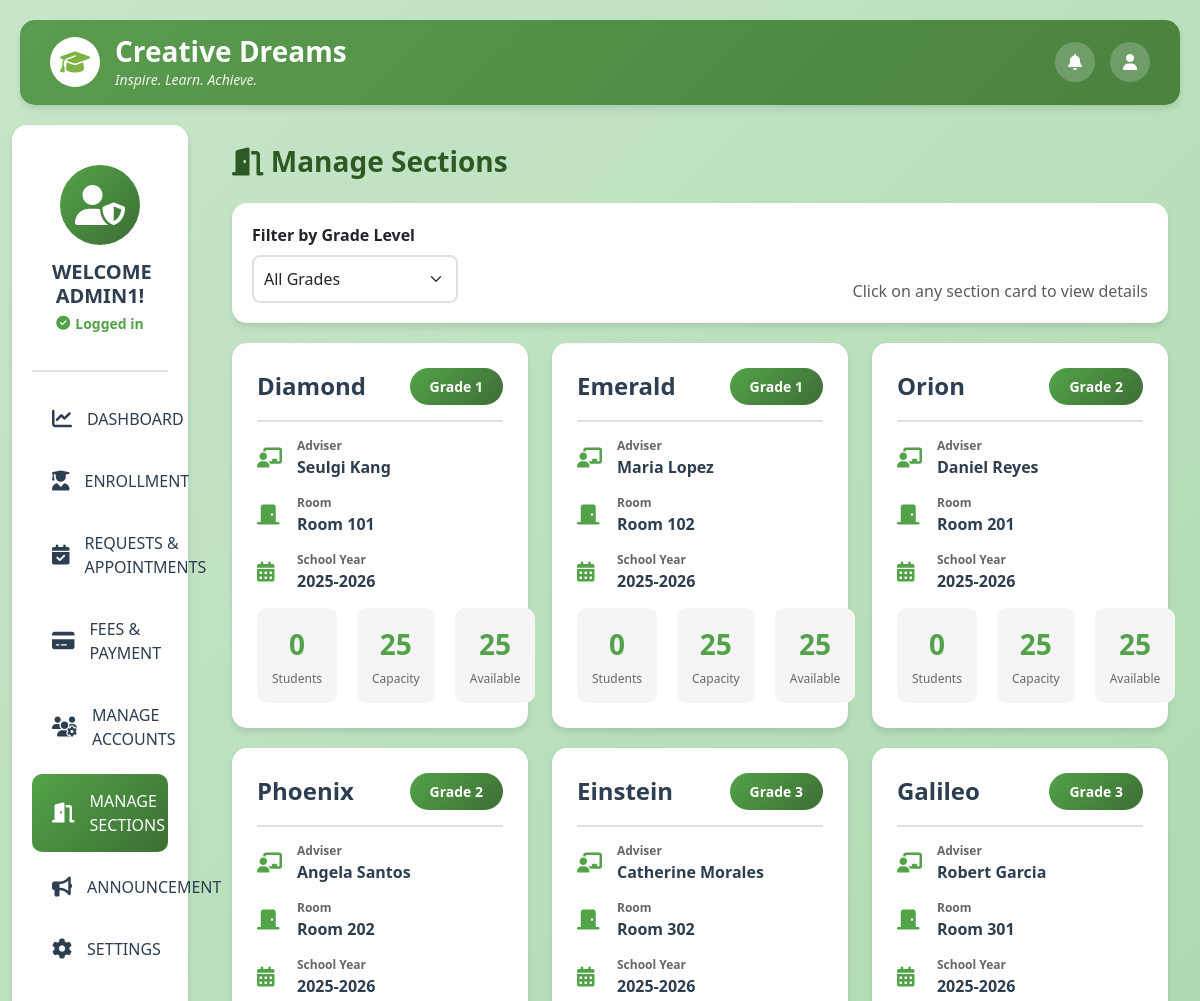
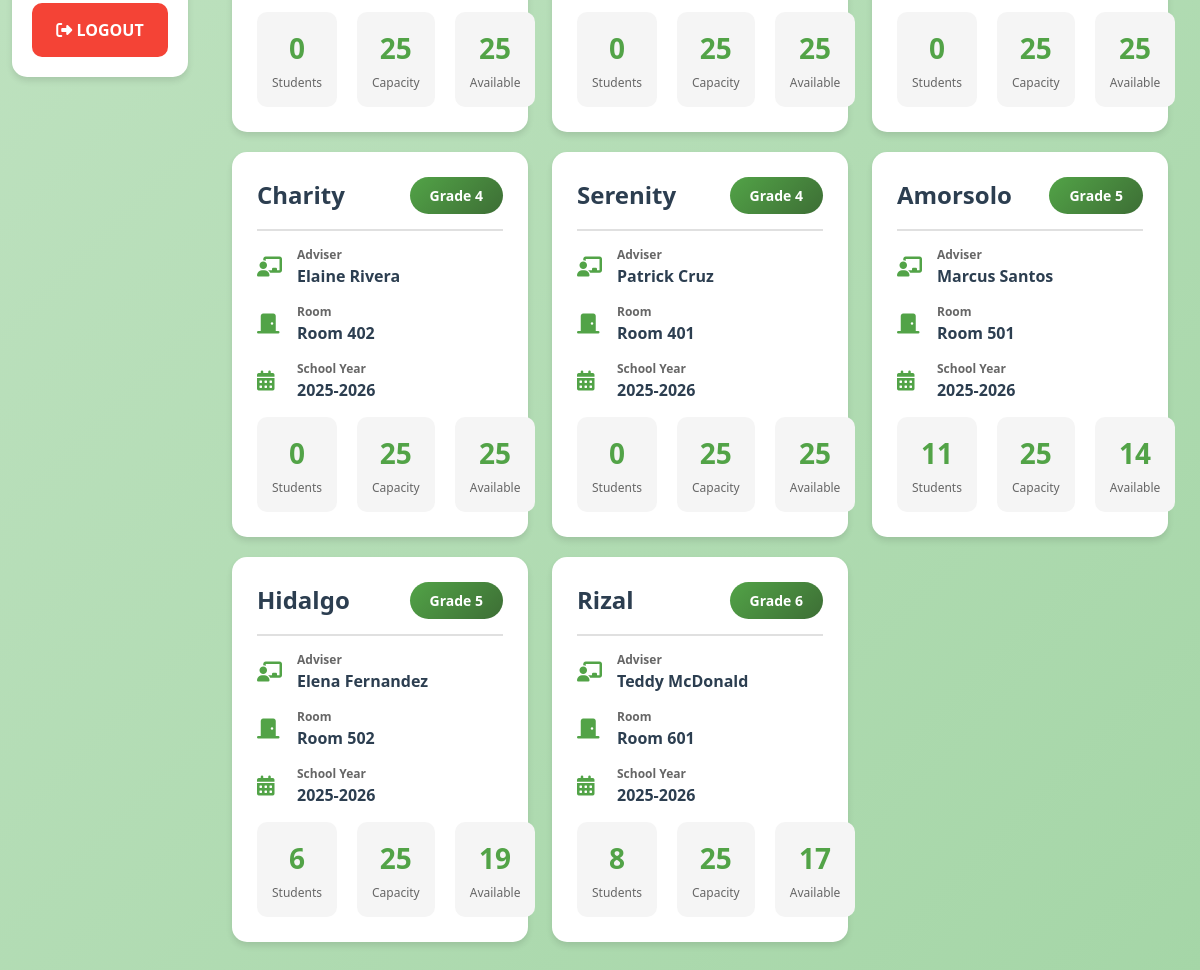
The app's page /manage_sections.php (signed in) with its own data (2 pictures, top to bottom).
### tables this page shows
CREATE TABLE `sections` (
  `section_id` int(11) NOT NULL,
  `grade_level` varchar(10) NOT NULL,
  `section_name` varchar(50) NOT NULL,
  `adviser_code` varchar(50) DEFAULT NULL,
  `school_year` varchar(20) NOT NULL,
  `max_capacity` int(11) DEFAULT 25,
  `current_enrollment` int(11) DEFAULT 0,
  `room_assignment` varchar(50) DEFAULT NULL,
  `is_active` tinyint(1) DEFAULT 1,
  `created_at` datetime DEFAULT current_timestamp()
);

### manage_sections.php (the view, shortened to what this page needs)
<?php
$host = 'localhost';
$dbname = 'u545996239_cdsportal';
$username = 'u545996239_cdsportal';
$password = 'B@nana2025';
try {
    $pdo = new PDO("mysql:host=$host;dbname=$dbname;charset=utf8mb4", $username, $password);
    $pdo->setAttribute(PDO::ATTR_ERRMODE, PDO::ERRMODE_EXCEPTION);
    $pdo->setAttribute(PDO::ATTR_DEFAULT_FETCH_MODE, PDO::FETCH_ASSOC);
} catch (PDOException $e) {
    die("Connection failed: " . $e->getMessage());
}
$adminName = isset($_SESSION['admin_name']) ? htmlspecialchars($_SESSION['admin_name']) : 'Admin';
$sections = [];
try {
    $stmt = $pdo->query("
        SELECT
            s.*,
            t.first_name as adviser_first_name,
            t.last_name as adviser_last_name,
            COUNT(DISTINCT st.student_id) as student_count
        FROM sections s
        LEFT JOIN teachers t ON s.adviser_code = t.teacher_code
        LEFT JOIN students st ON s.section_id = st.section_id AND st.status = 'active'
        WHERE s.is_active = 1
        GROUP BY s.section_id
        ORDER BY s.grade_level, s.section_name
    ");
    $sections = $stmt->fetchAll();
} catch (PDOException $e) {
    error_log("Error fetching sections: " . $e->getMessage());
}
?>
<!DOCTYPE html>
<html lang="en">
<head>
    <link href="https://cdn.jsdelivr.net/npm/bootstrap@5.3.0/dist/css/bootstrap.min.css" rel="stylesheet">
    <link rel="stylesheet" href="https://cdnjs.cloudflare.com/ajax/libs/font-awesome/6.4.0/css/all.min.css">
</head>
<body>
    <div class="top-header">
        <div class="d-flex justify-content-between align-items-center flex-wrap">
            <div class="logo-section">
                <div class="logo">
                    <i class="fas fa-graduation-cap" style="color: #7cb342;"></i>
                </div>
                <div class="brand-text">
                    <h1>Creative Dreams</h1>
                    <p>Inspire. Learn. Achieve.</p>
                </div>
            </div>
            <div class="header-actions">
                <button class="icon-btn" title="Notifications">
                    <i class="fas fa-bell"></i>
                </button>
                <button class="icon-btn" title="Profile">
                    <i class="fas fa-user"></i>
                </button>
            </div>
        </div>
    </div>
    <div class="container-fluid">
        <div class="row">
            <div class="col-lg-2 col-md-3 mb-4">
                <div class="sidebar">
                    <div class="welcome-section">
                        <div class="admin-avatar">
                            <i class="fas fa-user-shield"></i>
                        </div>
                        <h5>WELCOME <?php echo strtoupper($adminName); ?>!</h5>
                        <p><i class="fas fa-check-circle"></i> Logged in</p>
                    </div>
                    <nav>
                        <a href="admin_dashboard.php" class="menu-item">
                            <i class="fas fa-chart-line"></i>
                            <span>DASHBOARD</span>
                        </a>
                        <a href="enrollment_management.php" class="menu-item">
                            <i class="fas fa-user-graduate"></i>
                            <span>ENROLLMENT</span>
                        </a>
                        <a href="request.php" class="menu-item">
                            <i class="fas fa-calendar-check"></i>
                            <span>REQUESTS & APPOINTMENTS</span>
                        </a>
                        <a href="fees_payment.php" class="menu-item">
                            <i class="fas fa-credit-card"></i>
                            <span>FEES & PAYMENT</span>
                        </a>
                        <a href="manage_accounts.php" class="menu-item">
                            <i class="fas fa-users-cog"></i>
                            <span>MANAGE ACCOUNTS</span>
                        </a>
                        <a href="manage_sections.php" class="menu-item active">
                            <i class="fas fa-door-open"></i>
                            <span>MANAGE SECTIONS</span>
                        </a>
                        <a href="announcement.php" class="menu-item">
                            <i class="fas fa-bullhorn"></i>
                            <span>ANNOUNCEMENT</span>
                        </a>
                        <a href="settings.php" class="menu-item">
                            <i class="fas fa-cog"></i>
                            <span>SETTINGS</span>
                        </a>
                    </nav>
                    <form action="logout.php" method="POST">
                        <button type="submit" class="logout-btn">
                            <i class="fas fa-sign-out-alt"></i> LOGOUT
                        </button>
                    </form>
                </div>
            </div>
            <div class="col-lg-10 col-md-9">
                <div class="main-content">
                    <h2 class="page-title">
                        <i class="fas fa-door-open"></i> Manage Sections
                    </h2>
                    <div class="filter-section">
                        <div class="row align-items-end">
                            <div class="col-md-3">
                                <label class="form-label"><strong>Filter by Grade Level</strong></label>
                                <select id="gradeFilter" class="form-select">
                                    <option value="">All Grades</option>
                                </select>
                            </div>
                            <div class="col-md-9 text-end">
                                <span class="text-muted">Click on any section card to view details</span>
                            </div>
                        </div>
                    </div>
                    <div id="sectionsContainer" class="row">
                        <?php foreach ($sections as $section): ?>
                            <div class="col-lg-6 col-xl-4 section-item" data-grade="<?php echo $section['grade_level']; ?>">
                                <div class="section-card" onclick="viewSectionDetails(<?php echo $section['section_id']; ?>)">
                                    <div class="section-header">
                                        <h3 class="section-title"><?php echo htmlspecialchars($section['section_name']); ?></h3>
                                        <div class="grade-badge">Grade <?php echo $section['grade_level']; ?></div>
                                    </div>
                                    <div class="section-info">
                                        <div class="info-item">
                                            <i class="fas fa-chalkboard-teacher"></i>
                                            <div>
                                                <div class="info-label">Adviser</div>
                                                <div class="info-value">
                                                    <?php
                                                    if ($section['adviser_first_name']) {
                                                        echo htmlspecialchars($section['adviser_first_name'] . ' ' . $section['adviser_last_name']);
                                                    } else {
                                                        echo 'Not Assigned';
                                                    }
                                                    ?>
                                                </div>
                                            </div>
                                        </div>
                                        <div class="info-item">
                                            <i class="fas fa-door-closed"></i>
                                            <div>
                                                <div class="info-label">Room</div>
                                                <div class="info-value"><?php echo htmlspecialchars($section['room_assignment']); ?></div>
                                            </div>
                                        </div>
                                        <div class="info-item">
                                            <i class="fas fa-calendar-alt"></i>
                                            <div>
                                                <div class="info-label">School Year</div>
                                                <div class="info-value"><?php echo htmlspecialchars($section['school_year']); ?></div>
                                            </div>
                                        </div>
                                    </div>
                                    <div class="section-stats">
                                        <div class="stat-box">
                                            <div class="stat-number"><?php echo $section['student_count']; ?></div>
                                            <div class="stat-label">Students</div>
                                        </div>
                                        <div class="stat-box">
                                            <div class="stat-number"><?php echo $section['max_capacity']; ?></div>
                                            <div class="stat-label">Capacity</div>
                                        </div>
                                        <div class="stat-box">
                                            <div class="stat-number">
                                                <?php echo $section['max_capacity'] - $section['student_count']; ?>
                                            </div>
                                            <div class="stat-label">Available</div>
                                        </div>
                                    </div>
                                </div>
                            </div>
                        <?php endforeach; ?>
                    </div>
                </div>
            </div>
        </div>
    </div>
</body>
</html>

### manage_sections.php (style rules this page uses)
* { margin: 0; padding: 0; box-sizing: border-box; }
body { font-family: 'Segoe UI', Tahoma, Geneva, Verdana, sans-serif; background: linear-gradient(135deg, #c8e6c9 0%, #a5d6a7 100%); min-height: 100vh; }
.top-header { background: linear-gradient(135deg, #5a9c4e 0%, #4a8240 100%); padding: 15px 30px; border-radius: 15px; margin: 20px; box-shadow: 0 4px 6px rgba(0, 0, 0, 0.1); }
.logo-section { display: flex; align-items: center; gap: 15px; }
.logo { width: 50px; height: 50px; background: white; border-radius: 50%; display: flex; align-items: center; justify-content: center; font-size: 24px; }
.brand-text h1 { color: white; font-size: 28px; font-weight: bold; margin: 0; }
.brand-text p { color: rgba(255, 255, 255, 0.9); font-size: 14px; margin: 0; font-style: italic; }
.header-actions { display: flex; gap: 15px; align-items: center; }
.icon-btn { background: rgba(255, 255, 255, 0.2); border: none; color: white; width: 40px; height: 40px; border-radius: 50%; cursor: pointer; transition: all 0.3s; }
.sidebar { background: white; border-radius: 15px; padding: 20px; box-shadow: 0 4px 6px rgba(0, 0, 0, 0.1); height: fit-content; position: sticky; top: 20px; }
.welcome-section { text-align: center; padding: 20px; border-bottom: 2px solid #e0e0e0; margin-bottom: 20px; }
.admin-avatar { width: 80px; height: 80px; background: linear-gradient(135deg, #52a347, #3d6e35); border-radius: 50%; margin: 0 auto 15px; display: flex; align-items: center; justify-content: center; }
.admin-avatar i { font-size: 40px; color: white; }
.welcome-section h5 { font-weight: bold; color: #2c3e50; margin-bottom: 5px; }
.welcome-section p { color: #52a347; font-weight: 600; display: flex; align-items: center; justify-content: center; gap: 5px; font-size: 14px; }
.menu-item { padding: 15px 20px; margin: 8px 0; border-radius: 10px; cursor: pointer; transition: all 0.3s; display: flex; align-items: center; gap: 15px; text-decoration: none; color: #2c3e50; font-weight: 500; }
.menu-item.active { background: linear-gradient(135deg, #52a347, #3d6e35); color: white; }
.menu-item i { font-size: 20px; width: 25px; }
.logout-btn { margin-top: 20px; padding: 15px 20px; background: #f44336; color: white; border: none; border-radius: 10px; width: 100%; cursor: pointer; font-weight: 600; transition: all 0.3s; }
.main-content { padding: 20px; }
.page-title { color: #2d5a24; font-weight: bold; margin-bottom: 25px; font-size: 28px; }
.section-card { background: white; border-radius: 15px; padding: 25px; margin-bottom: 20px; box-shadow: 0 4px 6px rgba(0, 0, 0, 0.1); transition: all 0.3s; cursor: pointer; }
.section-header { display: flex; justify-content: space-between; align-items: center; margin-bottom: 15px; padding-bottom: 15px; border-bottom: 2px solid #e0e0e0; }
.section-title { font-size: 24px; font-weight: bold; color: #2c3e50; margin: 0; }
.grade-badge { background: linear-gradient(135deg, #52a347, #3d6e35); color: white; padding: 8px 20px; border-radius: 20px; font-weight: bold; font-size: 14px; }
.section-info { display: grid; grid-template-columns: repeat(auto-fit, minmax(200px, 1fr)); gap: 15px; margin-bottom: 15px; }
.info-item { display: flex; align-items: center; gap: 10px; }
.info-item i { color: #52a347; font-size: 20px; width: 30px; }
.info-label { font-weight: 600; color: #666; font-size: 12px; }
.info-value { color: #2c3e50; font-weight: bold; }
.section-stats { display: flex; gap: 20px; margin-top: 15px; }
.stat-box { flex: 1; background: #f5f5f5; padding: 15px; border-radius: 10px; text-align: center; }
.stat-number { font-size: 28px; font-weight: bold; color: #52a347; }
.stat-label { font-size: 12px; color: #666; margin-top: 5px; }
.filter-section { background: white; padding: 20px; border-radius: 15px; margin-bottom: 20px; box-shadow: 0 4px 6px rgba(0, 0, 0, 0.1); }
.filter-section select { border: 2px solid #e0e0e0; border-radius: 8px; padding: 10px; }

### records on screen
sections: section_name "Diamond", grade_level "1", adviser_last_name "Seulgi Kang", room_assignment "Room 101", school_year "2025-2026", student_count "0", max_capacity "25", $section['max_capacity']-$section['student_count'] "25"
sections: section_name "Emerald", grade_level "1", adviser_last_name "Maria Lopez", room_assignment "Room 102", school_year "2025-2026", student_count "0", max_capacity "25", $section['max_capacity']-$section['student_count'] "25"
sections: section_name "Orion", grade_level "2", adviser_last_name "Daniel Reyes", room_assignment "Room 201", school_year "2025-2026", student_count "0", max_capacity "25", $section['max_capacity']-$section['student_count'] "25"
sections: section_name "Phoenix", grade_level "2", adviser_last_name "Angela Santos", room_assignment "Room 202", school_year "2025-2026", student_count "0", max_capacity "25", $section['max_capacity']-$section['student_count'] "25"
sections: section_name "Einstein", grade_level "3", adviser_last_name "Catherine Morales", room_assignment "Room 302", school_year "2025-2026", student_count "0", max_capacity "25", $section['max_capacity']-$section['student_count'] "25"
sections: section_name "Galileo", grade_level "3", adviser_last_name "Robert Garcia", room_assignment "Room 301", school_year "2025-2026", student_count "0", max_capacity "25", $section['max_capacity']-$section['student_count'] "25"
sections: section_name "Charity", grade_level "4", adviser_last_name "Elaine Rivera", room_assignment "Room 402", school_year "2025-2026", student_count "0", max_capacity "25", $section['max_capacity']-$section['student_count'] "25"
sections: section_name "Serenity", grade_level "4", adviser_last_name "Patrick Cruz", room_assignment "Room 401", school_year "2025-2026", student_count "0", max_capacity "25", $section['max_capacity']-$section['student_count'] "25"
sections: section_name "Amorsolo", grade_level "5", adviser_last_name "Marcus Santos", room_assignment "Room 501", school_year "2025-2026", student_count "11", max_capacity "25", student_count "14"
sections: section_name "Hidalgo", grade_level "5", adviser_last_name "Elena Fernandez", room_assignment "Room 502", school_year "2025-2026", student_count "6", max_capacity "25", student_count "19"
sections: section_name "Rizal", grade_level "6", adviser_last_name "Teddy McDonald", room_assignment "Room 601", school_year "2025-2026", student_count "8", max_capacity "25", student_count "17"

### other values on screen
$adminName "ADMIN1"
